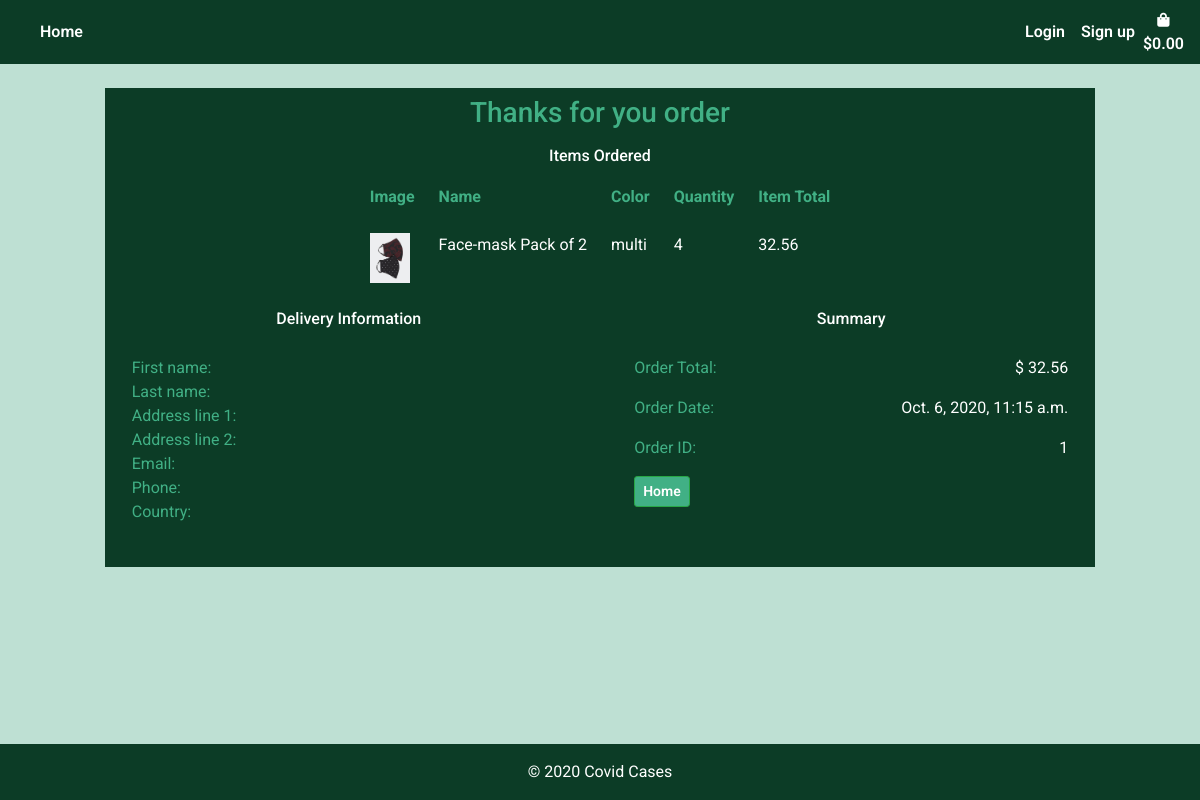
Screenshot of /bag/order_success/1 with the database file from the repository.
### shopping_bag/models.py (models this page shows)
class OrderItem(models.Model):
    item = models.ForeignKey(Product, on_delete=models.CASCADE)
    order = models.ForeignKey(Order, on_delete=models.CASCADE)
    quantity = models.IntegerField(null=True , editable=True, default=0)
    def line_total(self):
        return self.quantity * self.item.price

class Order(models.Model):
    user_profile = models.ForeignKey(Customer, on_delete=models.SET_NULL, null=True, blank=True)
    stripe_pid = models.CharField(max_length=settings.CONST_PROFILE_ATTR, null=False, blank=False, default='')
    ordered_date = models.DateTimeField(auto_now_add=True)
    order_total = models.DecimalField(max_digits=6, decimal_places=2, null=True)
    order_confirmed = models.BooleanField(default=False)

### products/models.py (models this page shows, shortened)
class Product(models.Model):
    product_name = models.CharField(max_length=settings.CONST_PROFILE_ATTR)
    color = models.CharField(max_length=settings.CONST_PROFILE_ATTR)
    price = models.DecimalField(max_digits=6, decimal_places=2)
    image = ResizedImageField(size=[400, 500], crop=['middle', 'center'],quality=100, upload_to='', default='noimage.png')
    image_2 = ResizedImageField(size=[400, 500], crop=['middle', 'center'],quality=100, upload_to='', default='noimage.png', null=True)
    number_in_stock = models.IntegerField(null=True , editable=True, default=0)
    is_active = models.BooleanField(default=True, null=True)
    created_by = models.CharField(max_length=settings.CONST_PROFILE_ATTR, null=True)
    created_date = models.TimeField(auto_now_add=True, null=True)
    supplier = models.ForeignKey(Supplier, on_delete=models.CASCADE, null=True)

### shopping_bag/views.py (the view)
# urls.py: path("order_success/<int:order_id>", views.order_success, name="order_success"),
def order_success(request, order_id):
    print(order_id)
    order = Order.objects.get(id=order_id)
    order_items = OrderItem.objects.filter(order=order)
    context = {
        "order": order,
        "order_items": order_items
    }
    return render(request, "shopping_bag/order_success.html", context)

### shopping_bag/templates/shopping_bag/order_success.html (shortened to what this page needs)
{% extends 'base.html'%}
{% load static %}
{% load tz %}
{% get_current_timezone as TIME_ZONE %}
{% block content %}
    <div class="d-flex justify-content-center h-100 ">
        <div class="order-confirmed-page">
            <div class="d-flex justify-content-center">
                <h3 id="order-confirmed-title">Thanks for you order</h3>
            </div>
            <div class="row">
                <div class="col-md-12">
                    <h6 class="text-center mt-2">Items Ordered</h6>
                    <table class="table table-borderless order-confirmed-table">
                        <thead>
                            <tr>
                            <th scope="col">Image</th>
                            <th scope="col">Name</th>
                            <th scope="col">Color</th>
                            <th scope="col">Quantity</th>
                            <th scope="col">Item Total</th>
                            </tr>
                        </thead>
                        <tbody>
                        {% for item in order_items%}
                            <tr>
                            <td scope="row"><img class="img-fluid" style="max-width:40px;" src="{{ MEDIA_URL }}{{ item.item.image }}"/></td>
                            <td>{{ item.item.product_name }}</td>
                            <td>{{ item.item.color }}</td>
                            <td>{{ item.quantity }}</td>
                            <td>{{ item.line_total }}</td>
                            </tr>
                        {% endfor %}
                        </tbody>
                    </table>
                </div>
                <div class="col-md-6 mx-auto delivery-information mt-2">
                    <h6 class="text-center" >Delivery Information</h6>
                    <ul class="list-unstyled">
                        <li><span class="order-confirmed-label">First name: </span></li>
                        <li><span class="order-confirmed-label">Last name: </span></li>
                        <li><span class="order-confirmed-label">Address line 1: </span></li>
                        <li><span class="order-confirmed-label">Address line 2: </span></li>
                        <li><span class="order-confirmed-label">Email: </span></li>
                        <li><span class="order-confirmed-label">Phone: </span></li>
                        <li><span class="order-confirmed-label">Country: </span></li>
                    </ul>
                </div>
                <div class="col-md-6 mt-2">
                    <h6 class="text-center">Summary</h6>
                    <div class="order-summary">
                        <p><span class="order-confirmed-label">Order Total: </span><span class="float-right">$ {{ order.order_total }}</span></p>
                        {% localtime on %}
                            <p><span class="order-confirmed-label">Order Date: </span><span class="float-right">{{ order.ordered_date }}</span></p>
                        {% endlocaltime %}
                        <p><span class="order-confirmed-label">Order ID: </span><span class="float-right">{{ order.id }}</span></p>
                        <div>
                            <a class="btn btn-success btn-sm" href="{% url 'products' %}">Home</a>
                        </div>
                    </div>
                </div>
            </div>
        </div>
    </div>
{% endblock %}

### static/css/base.css (style rules this page uses)
body { background-color: #bee0d3; color: #0C3C26; font-family: 'Roboto', sans-serif; margin: 0; padding: 0; padding-bottom: 60px; margin: 0 0 40px; }
html { position: relative; min-height: 100%; }
a { color: #fff; }
.btn { font-weight: 600; }
a { color: #fff; font-weight: 600; }
.btn-success { background: #41b085 !important; color: #fff !important; font-weight: 600; }
.order-confirmed-page { background-color: #0C3C26; padding: .5rem; width: auto; margin: auto; color: #fff; margin-top: 2%; }
#order-confirmed-title { color: #41b085; }
.order-confirmed-page p { font-size: 16px; }
.order-confirmed-table { color: #fff; width: auto; padding-left: .5rem; margin: auto; margin-bottom: .4rem; margin-top: .4rem; }
.order-confirmed-table th { color: #41b085; }
.delivery-information ul { padding: 1.2rem; }
.order-confirmed-label { color: #41b085; }
.order-summary { padding: 1.2rem; }

### rows the page displays
OrderItem: item.image (picture), item.product_name "Face-mask Pack of 2", item.color "multi", quantity "4", line_total "32.56"
Order: order_total "32.56", ordered_date "Oct. 6, 2020, 11:15 a.m.", id "1"
